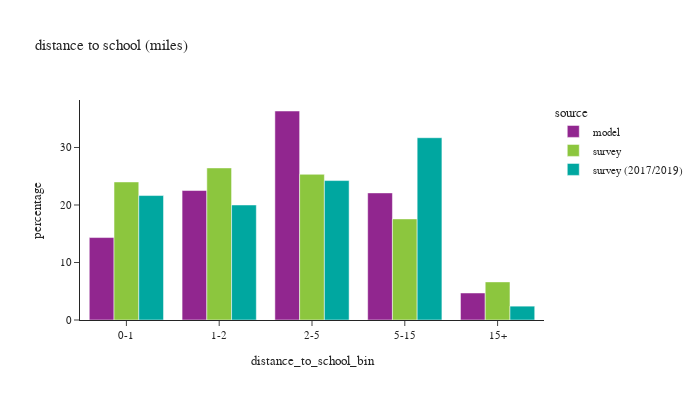

Notebook code cell kept with this figure:
### Code cell
def plot_distance(df:pd.DataFrame, group:str, title_name:str):

    count = df.loc[(df['source']=='model') & (df[group]),['distance_to_school_bin']].value_counts()
    # print(f"model person count =\n"
    #       f"{count.sort_values()}")

    # plot1
    df_plot = df.loc[(df[group]) & (df['distance_to_school_bin'] != float('nan'))].groupby(['source','distance_to_school_bin'])['psexpfac'].sum().reset_index()
    df_plot['percentage'] = df_plot.groupby(['source'], group_keys=False)['psexpfac'].\
            apply(lambda x: 100 * x / float(x.sum()))
    # df_plot
    #
    fig1 = px.bar(df_plot, x='distance_to_school_bin', y="percentage", color="source", barmode="group",
                  title=title_name)
    fig1.for_each_annotation(lambda a: a.update(text = a.text.split("=")[-1]))
    fig1.update_layout(height=400, width=700, font=dict(size=11))
    fig1.show()

    # # plot2
    df_plot = df.loc[(df[group]) & (df['d_school_bin_60mi'].notna())].groupby(['source','d_school_bin_60mi'])['psexpfac'].sum().reset_index()
    df_plot['percentage'] = df_plot.groupby(['source'], group_keys=False)['psexpfac'].\
                apply(lambda x: 100 * x / float(x.sum()))
    # df_plot
    #
    fig2 = px.line(df_plot, x='d_school_bin_60mi', y="percentage", color="source",
                   title=title_name)
    fig2.for_each_annotation(lambda a: a.update(text = a.text.split("=")[-1]))
    fig2.update_layout(height=400, width=700, font=dict(size=11))
    fig2.show()

# distance to work
plot_distance(df_students,'pstyp',"distance to school (miles)")

### Figure 1 — Plotly figure (JSON) as saved in the notebook; plotly's stock layout.template omitted (floating-point values rounded to 4 significant figures)
{"data": [{"alignmentgroup": "True", "hovertemplate": "source=model<br>distance_to_school_bin=%{x}<br>percentage=%{y}<extra></extra>", "legendgroup": "model", "marker": {"color": "#91268F", "pattern": {"shape": ""}}, "name": "model", "offsetgroup": "model", "orientation": "v", "showlegend": true, "textposition": "auto", "type": "bar", "x": ["0-1", "1-2", "2-5", "5-15", "15+"], "xaxis": "x", "y": [14.34, 22.51, 36.35, 22.1, 4.701], "yaxis": "y"}, {"alignmentgroup": "True", "hovertemplate": "source=survey<br>distance_to_school_bin=%{x}<br>percentage=%{y}<extra></extra>", "legendgroup": "survey", "marker": {"color": "#8CC63E", "pattern": {"shape": ""}}, "name": "survey", "offsetgroup": "survey", "orientation": "v", "showlegend": true, "textposition": "auto", "type": "bar", "x": ["0-1", "1-2", "2-5", "5-15", "15+"], "xaxis": "x", "y": [24.01, 26.44, 25.34, 17.58, 6.628], "yaxis": "y"}, {"alignmentgroup": "True", "hovertemplate": "source=survey (2017/2019)<br>distance_to_school_bin=%{x}<br>percentage=%{y}<extra></extra>", "legendgroup": "survey (2017/2019)", "marker": {"color": "#00A7A0", "pattern": {"shape": ""}}, "name": "survey (2017/2019)", "offsetgroup": "survey (2017/2019)", "orientation": "v", "showlegend": true, "textposition": "auto", "type": "bar", "x": ["0-1", "1-2", "2-5", "5-15", "15+"], "xaxis": "x", "y": [21.64, 20.0, 24.25, 31.7, 2.409], "yaxis": "y"}], "layout": {"barmode": "group", "font": {"size": 11}, "height": 400, "legend": {"title": {"text": "source"}, "tracegroupgap": 0}, "title": {"text": "distance to school (miles)"}, "width": 700, "xaxis": {"anchor": "y", "domain": [0.0, 1.0], "title": {"text": "distance_to_school_bin"}}, "yaxis": {"anchor": "x", "domain": [0.0, 1.0], "title": {"text": "percentage"}}}}
